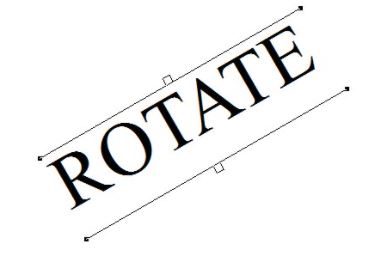
#> input picture OCR/rotate.JPG, 368 x 253 px, found by its file name
$ python angled_text.py
#> lines starting #> are read from the running program, lines starting #| are printed output that depends on the picture; after the words box and inside, x2 and y2 are one past the last pixel; in counts of white or black regions, pixels touching at a corner belong together; long printed decimals are rounded
# -*- coding: utf-8 -*-
"""
Created on Sat Dec  4 23:20:52 2021

@author: Mayank
"""
import numpy as np
import argparse
import cv2

image = cv2.imread('rotate.jpg')
#> image is the input picture: shape (253, 368, 3); mean B, G, R 241.8, 241.9, 241.9
gray = cv2.cvtColor(image, cv2.COLOR_BGR2GRAY)
gray = cv2.bitwise_not(gray)
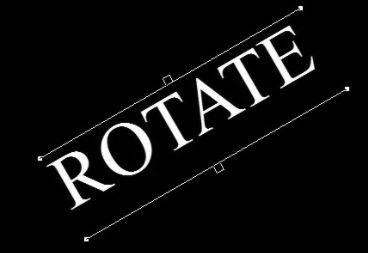
#> gray: shape (253, 368); min 0, max 255, mean 13.1
thresh = cv2.threshold(gray, 0, 255, cv2.THRESH_BINARY | cv2.THRESH_OTSU)[1]
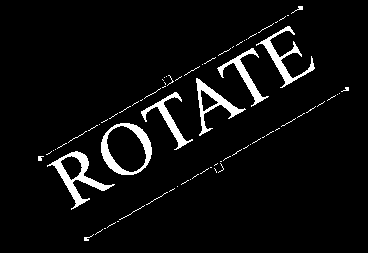
#> thresh: shape (253, 368); 5.1% white; 75 white regions (64 under 20 px), largest, box (x1, y1, x2, y2) and area: (47, 151, 115, 210) 900, (101, 123, 152, 175) 824, (256, 26, 315, 88) 705

cv2.imshow('rotated', thresh)
cv2.waitKey(0)


coords = np.column_stack(np.where(thresh > 0))
#> coords = 4757 pairs, first value 6 to 240, second value 38 to 348
angle = cv2.minAreaRect(coords)[-1]
#> angle = -60.41

if angle < -45:
	angle = -(90 + angle)
#> angle = -29.59
else:
	angle = -angle

print(angle)
#| -29.592

$ run again, with OCR/check1.jpg copied over OCR/rotate.JPG
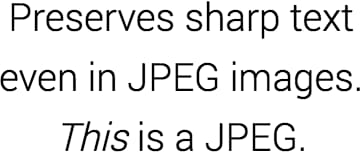
#> input picture OCR/check1.jpg, 362 x 152 px, found by its file name
#> image is the input picture: shape (152, 362, 3); min 0, max 255, mean 228.4
#> `gray = cv2.bitwise_not(gray)`:
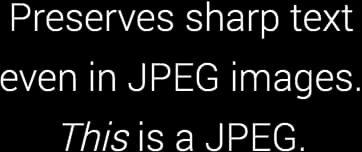
#> gray: shape (152, 362); min 0, max 255, mean 26.6
#> `thresh = cv2.threshold(gray, 0, 255, cv2.THRESH_BINARY | cv2.THRESH_OT..`:
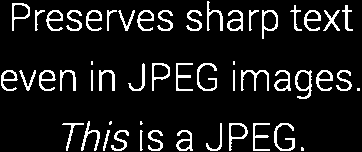
#> thresh: shape (152, 362); 10.5% white in thin lines or dots
#> coords = 5765 pairs, first value 1 to 150, second value 1 to 359
#> `angle = cv2.minAreaRect(coords)[-1]`: angle = -90
#> `angle = -(90 + angle)`: angle = 0
#| -0.0

$ run again, with OCR/check_german.jpg copied over OCR/rotate.JPG
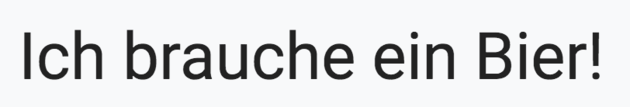
#> input picture OCR/check_german.jpg, 630 x 107 px, found by its file name
#> image is the input picture: shape (107, 630, 3); mean B, G, R 223.7, 222.8, 221.9
#> `gray = cv2.bitwise_not(gray)`:
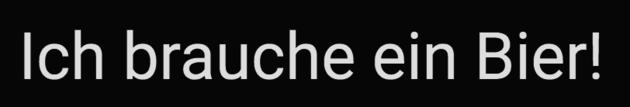
#> gray: shape (107, 630); min 0, max 229, mean 32.2
#> `thresh = cv2.threshold(gray, 0, 255, cv2.THRESH_BINARY | cv2.THRESH_OT..`:
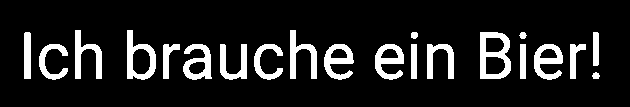
#> thresh: shape (107, 630); 12.4% white; 21 white regions, largest, box (x1, y1, x2, y2) and area: (480, 32, 511, 79) 812, (127, 30, 156, 80) 653, (75, 30, 102, 79) 570
#> coords = 8337 pairs, first value 30 to 79, second value 24 to 599
#> `angle = cv2.minAreaRect(coords)[-1]`: angle = -90
#> `angle = -(90 + angle)`: angle = 0
#| -0.0
